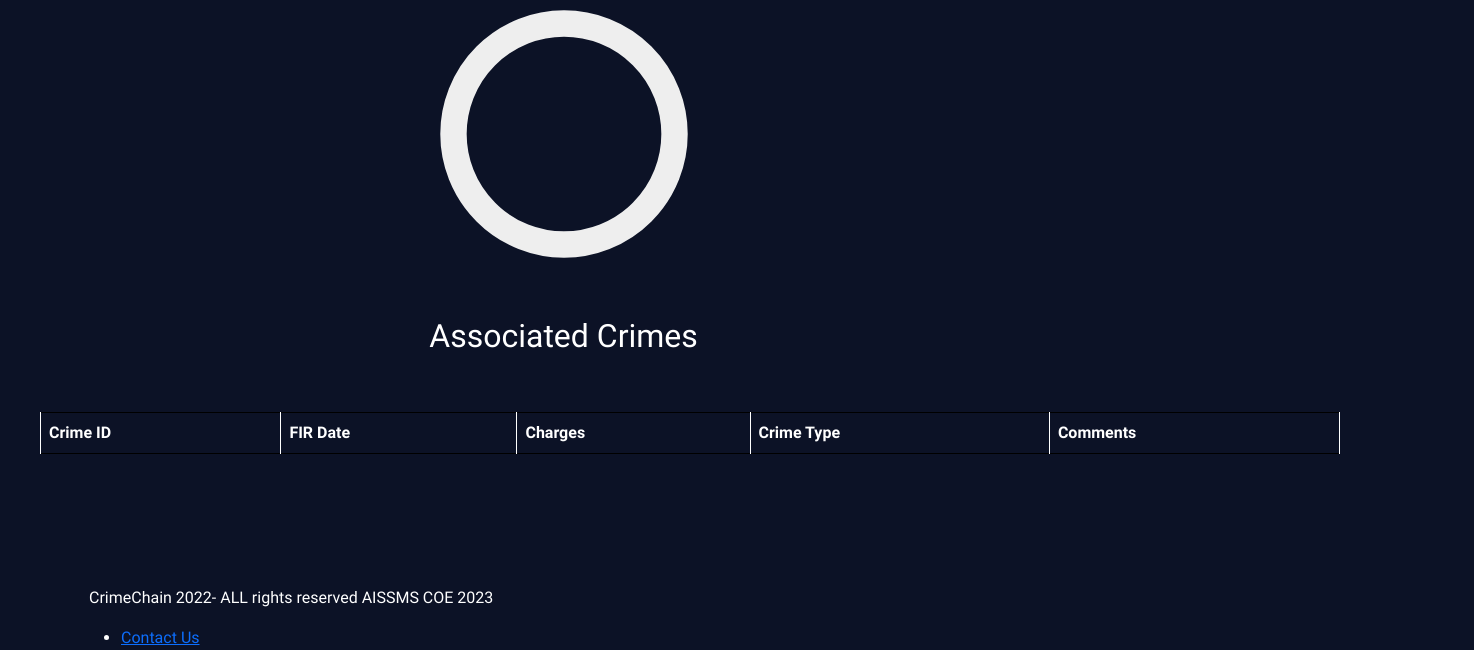
/convict/7/ (signed in, lower part), run on an earlier commit of the app's database.
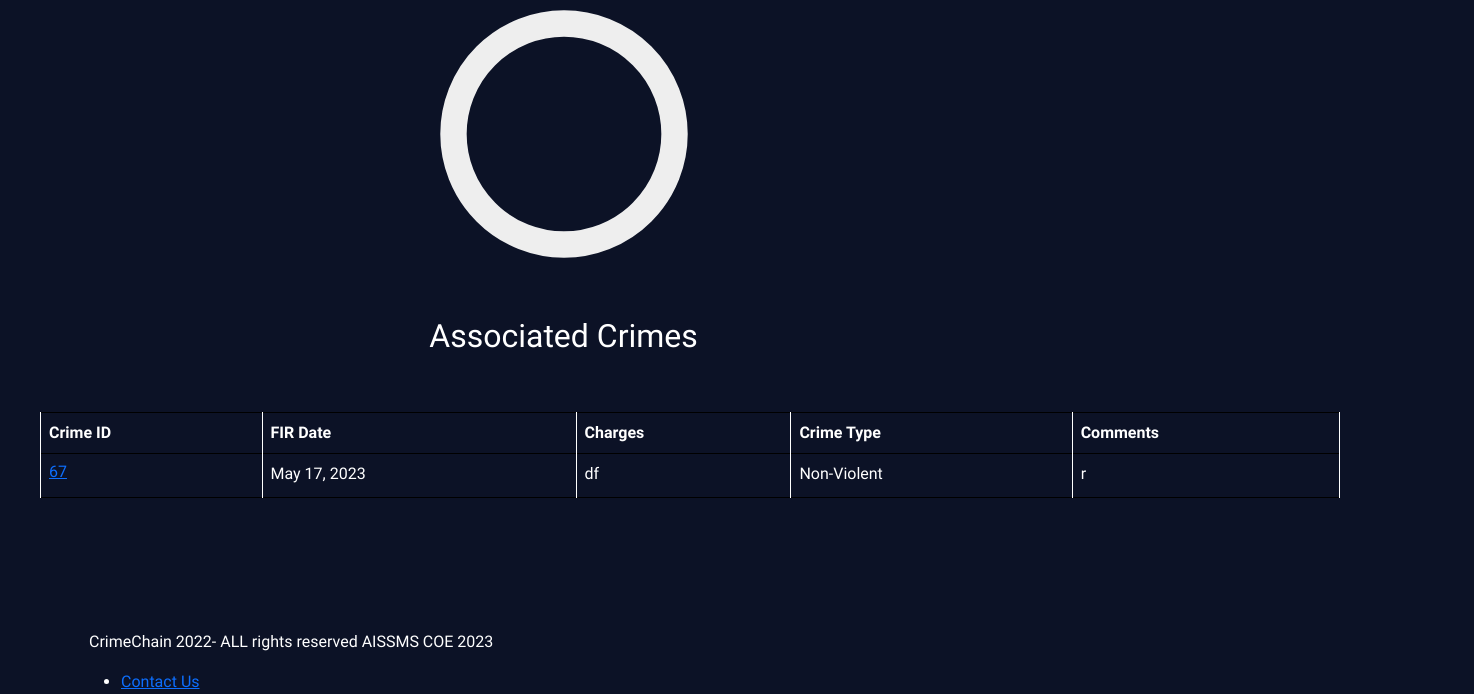
And on a later commit of the database.
### core/models.py (models this page shows, shortened)
class Block(models.Model):
    perp = models.ForeignKey(Convict, on_delete=models.CASCADE)
    charges = models.CharField(max_length=100)
    charges_code = models.CharField(max_length=200, blank=True, null=True)
    crime_type = models.CharField(max_length=100, blank=True, null=True)
    known_accomplices = models.CharField(max_length=100, blank=True)
    fir_date = models.DateField(blank=True)
    conviction_date = models.DateField(default=timezone.now)
    comments = models.TextField(max_length=300, blank=True)
    sentencer = models.CharField(max_length=100, blank=True)
    sentence = models.CharField(max_length=100, blank=True)

### core/views.py (the view)
# urls.py: path("convict/<int:pk>/", core_views.ConvictDetailView.as_view(), name="convictdetail"),
class ConvictDetailView(LoginRequiredMixin, DetailView):
    model = Convict
    def get_context_data(self, **kwargs):
        context = super().get_context_data(**kwargs)
        context["crimes"] = Block.objects.filter(perp=self.object)
        context["validate_url"] = reverse_lazy("convictvalidate_create", kwargs={"pk": self.object.pk})
        context["total_validates"] = ConvictValidate.objects.filter(convict=self.object)
        context["validated_by_curr_user"] = len(
            ConvictValidate.objects.filter(user=self.request.user, convict=self.object)
        )
        attr_dict = self.object.__dict__
        encoder_dict = {
            "Female": 0,
            "Male": 1,
            "graduate": 0,
            "illiterate": 1,
            "post graduate": 2,
            "school": 3,
            "school dropout": 4,
            "Rural": 0,
            "Urban": 1,
            "No": 0,
            "Unknown": 1,
            "Yes": 2,
            "Below poverty": 0,
            "lower class": 1,
            "middle": 2,
            "upper": 3,
            "Other": 3,
            "": 3,
        }  # Refers to label encoder in ipynb file
        prediction_attrs = [
            encoder_dict[attr_dict["gender"]],
            int((timezone.now().date() - attr_dict["date_of_birth"]).days / 365),
            encoder_dict[attr_dict["family_record"]],
            encoder_dict[attr_dict["financial_background"]],
            encoder_dict[attr_dict["education"]],
            encoder_dict[attr_dict["place_of_birth_type"]],
            len(Block.objects.filter(perp=self.object, crime_type="Violent")),
            len(Block.objects.filter(perp=self.object, crime_type="Non-Violent")),
        ]  # list of paramters for model to make prediction
        ml_model = load("ML/model.joblib")  # loads model from ML folder
        try:
            prediction = ml_model.predict([prediction_attrs])
            print(prediction[0])
            context["prediction"] = prediction[0]  # Very likely, neutral or less likely
        except Exception as e:
            print(str(e))
            context["prediction"] = "Some error occured"
        return context

### core/templates/core/convict_detail.html (shortened to what this page needs)
{% extends "core/index.html" %}
{% block content %}
<div class="d-flex justify-content-center">
  <div class="mx-auto my-3 criminal" style="background:transparent;padding: 40px;max-width:100%;border-radius:4px;
  /* box-shadow:0 4px 10px 4px rgba(19, 35, 47, 0.9);border: 2px solid white; */
  ">
    <br>
    <br>
    <br>
    <br>
    <br>
    <div class="predict_values">
      <br>
      <br>
      <br>
      <div class="d-flex justify-content-center" style='display: flex;justify-content: center;'>
        <div class="single-chart">
          <svg viewBox="0 0 36 36" class="circular-chart {% if prediction ==  'Very Likely' %}red{% endif %} {% if prediction ==  'Less Likely' %}green{% endif %} {% if prediction ==  'Neutral' %}yellow{% endif %}">
            <path class="circle-bg" d="M18 2.0845
          a 15.9155 15.9155 0 0 1 0 31.831
          a 15.9155 15.9155 0 0 1 0 -31.831" />
            <path class="circle" stroke-dasharray="{{ 100 }}, 100" d="M18 2.0845
          a 15.9155 15.9155 0 0 1 0 31.831
          a 15.9155 15.9155 0 0 1 0 -31.831" />
            <text x="18" y="20.35" class="percentage">
              {% if prediction ==  'Very Likely' %}☠️{% endif %}{% if prediction ==  'Less Likely' %}😀{% endif %} {% if prediction ==  'Neutral' %}😈{% endif %}</text>
          </svg>
        </div>
      </div>
    </div>
    <br><br>
    <div>
      <h2 style='text-align: center;'>Associated Crimes</h2>
      <br>
      <br>
      <table class="table table-bordered" style='border: 1px solid black;
      width: 1300px;'>
        <tbody>
          <tr>
            <th scope="row">Crime ID</th>
            <th scope="row">FIR Date</th>
            <th scope="row">Charges</th>
            <th scope="row">Crime Type</th>
            <th scope="row">Comments</th>
          </tr>
           {% for crime in crimes %}
          <tr>
            <td><h6><a href="{% url 'blockdetail' crime.id %}">{{ crime.id }}</a> </h6></td>
            <td> {{ crime.fir_date }}</td>
            <td>{{ crime.charges }} </td>
            <td> {{ crime.crime_type }}</td>
            <td>{{ crime.comments }}</td>
          </tr>
          {% endfor %}
        </tbody>
      </table>
    </div>
  </div>
</div>
{% endblock content %}

What changed in the data, as far as the page shows it:
added Block: id "67", fir_date "May 17, 2023", charges "df", crime_type "Non-Violent", comments "r"
